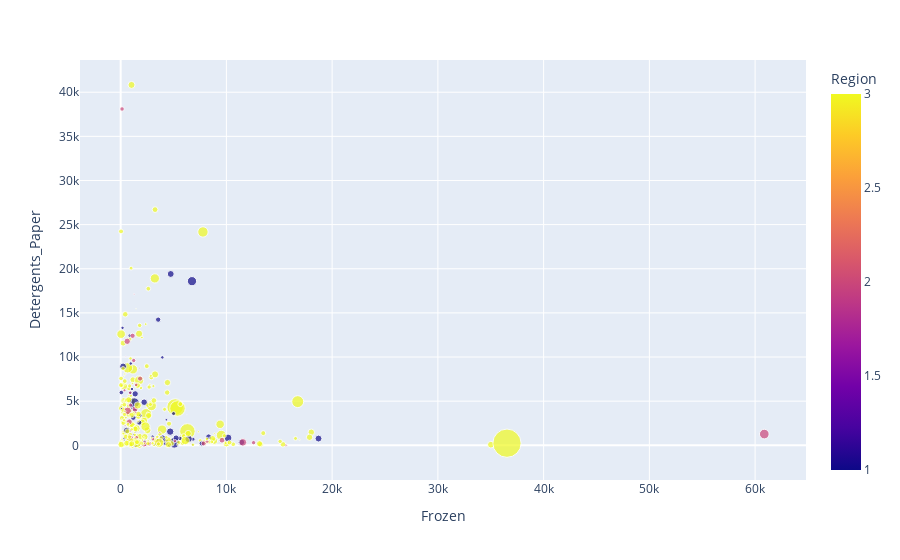

Notebook code for this chart:
### Code cell
import plotly.express as px

fig = px.scatter(df, x='Frozen', y='Detergents_Paper', color='Region', size='Delicassen', hover_data=['Channel'])
fig.show()

### Figure 1 — Plotly figure (JSON) as saved in the notebook; plotly's stock layout.template omitted (floating-point values rounded to 4 significant figures; data arrays with more than 128 entries replaced by an {"elided": "..."} marker saying what was removed)
{"data": [{"customdata": {"elided": "440x1 int values"}, "hovertemplate": "Frozen=%{x}<br>Detergents_Paper=%{y}<br>Delicassen=%{marker.size}<br>Channel=%{customdata[0]}<br>Region=%{marker.color}<extra></extra>", "legendgroup": "", "marker": {"color": {"elided": "440 int values"}, "coloraxis": "coloraxis", "size": {"elided": "440 int values"}, "sizemode": "area", "sizeref": 119.9, "symbol": "circle"}, "mode": "markers", "name": "", "orientation": "v", "showlegend": false, "type": "scatter", "x": {"elided": "440 int values"}, "xaxis": "x", "y": {"elided": "440 int values"}, "yaxis": "y"}], "layout": {"coloraxis": {"colorbar": {"title": {"text": "Region"}}, "colorscale": [[0, "#0d0887"], [0.1111, "#46039f"], [0.2222, "#7201a8"], [0.3333, "#9c179e"], [0.4444, "#bd3786"], [0.5556, "#d8576b"], [0.6667, "#ed7953"], [0.7778, "#fb9f3a"], [0.8889, "#fdca26"], [1, "#f0f921"]]}, "legend": {"itemsizing": "constant", "tracegroupgap": 0}, "margin": {"t": 60}, "xaxis": {"anchor": "y", "domain": [0, 1], "title": {"text": "Frozen"}}, "yaxis": {"anchor": "x", "domain": [0, 1], "title": {"text": "Detergents_Paper"}}}}
